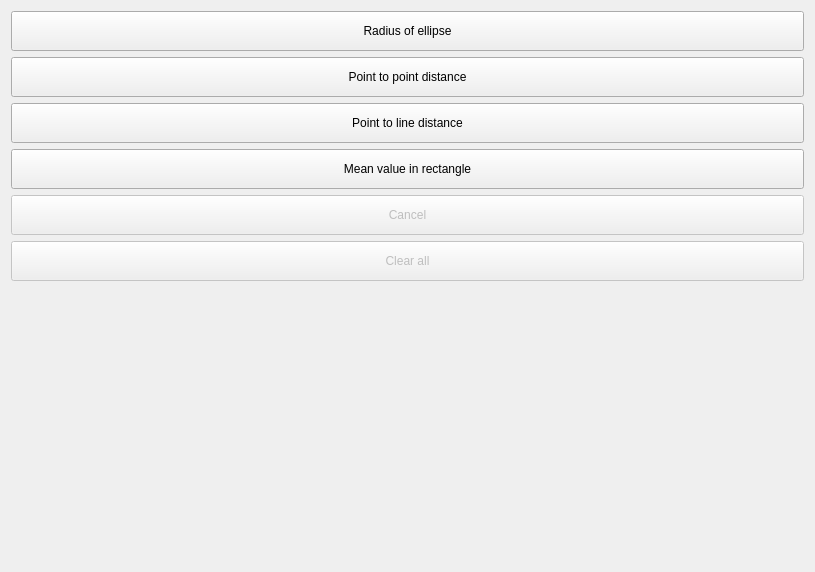
<?xml version="1.0" encoding="UTF-8"?>
<ui version="4.0">
 <class>MeasureTool</class>
 <widget class="QWidget" name="MeasureTool">
  <property name="geometry">
   <rect>
    <x>0</x>
    <y>0</y>
    <width>815</width>
    <height>572</height>
   </rect>
  </property>
  <property name="windowTitle">
   <string>Measurement Tool Demo</string>
  </property>
  <layout class="QHBoxLayout" name="horizontalLayout_2">
   <item>
    <widget class="QSplitter" name="splitter">
     <property name="orientation">
      <enum>Qt::Vertical</enum>
     </property>
     <widget class="QWidget" name="layoutWidget">
      <layout class="QHBoxLayout" name="horizontalLayout">
       <item>
        <widget class="Itom2dQwtPlot" name="dataPlot">
         <property name="keepAspectRatio">
          <bool>true</bool>
         </property>
         <property name="showCenterMarker" stdset="0">
          <bool>true</bool>
         </property>
         <property name="enablePlotting" stdset="0">
          <bool>false</bool>
         </property>
        </widget>
       </item>
       <item>
        <layout class="QVBoxLayout" name="verticalLayout">
         <item>
          <widget class="QPushButton" name="pushButtonRadius">
           <property name="minimumSize">
            <size>
             <width>80</width>
             <height>40</height>
            </size>
           </property>
           <property name="text">
            <string>Radius of ellipse</string>
           </property>
          </widget>
         </item>
         <item>
          <widget class="QPushButton" name="pushButtonDistanceP2P">
           <property name="minimumSize">
            <size>
             <width>80</width>
             <height>40</height>
            </size>
           </property>
           <property name="text">
            <string>Point to point distance</string>
           </property>
          </widget>
         </item>
         <item>
          <widget class="QPushButton" name="pushButtonDistanceP2L">
           <property name="minimumSize">
            <size>
             <width>80</width>
             <height>40</height>
            </size>
           </property>
           <property name="text">
            <string>Point to line distance</string>
           </property>
          </widget>
         </item>
         <item>
          <widget class="QPushButton" name="pushButtonMean">
           <property name="minimumSize">
            <size>
             <width>80</width>
             <height>40</height>
            </size>
           </property>
           <property name="text">
            <string>Mean value in rectangle</string>
           </property>
          </widget>
         </item>
         <item>
          <widget class="QPushButton" name="pushButtonCancel">
           <property name="enabled">
            <bool>false</bool>
           </property>
           <property name="minimumSize">
            <size>
             <width>80</width>
             <height>40</height>
            </size>
           </property>
           <property name="text">
            <string>Cancel</string>
           </property>
          </widget>
         </item>
         <item>
          <widget class="QPushButton" name="pushButtonClearAll">
           <property name="enabled">
            <bool>false</bool>
           </property>
           <property name="minimumSize">
            <size>
             <width>80</width>
             <height>40</height>
            </size>
           </property>
           <property name="text">
            <string>Clear all</string>
           </property>
          </widget>
         </item>
         <item>
          <spacer name="verticalSpacer">
           <property name="orientation">
            <enum>Qt::Vertical</enum>
           </property>
           <property name="sizeHint" stdset="0">
            <size>
             <width>20</width>
             <height>40</height>
            </size>
           </property>
          </spacer>
         </item>
        </layout>
       </item>
      </layout>
     </widget>
     <widget class="EvaluateGeometricsFigure" name="measurementTable">
      <property name="considerOnly2D" stdset="0">
       <bool>true</bool>
      </property>
     </widget>
    </widget>
   </item>
  </layout>
 </widget>
 <customwidgets>
  <customwidget>
   <class>EvaluateGeometricsFigure</class>
   <extends>QMainWindow</extends>
   <header>evaluateGeometrics.h</header>
  </customwidget>
  <customwidget>
   <class>Itom2dQwtPlot</class>
   <extends>QMainWindow</extends>
   <header>itom2dqwtplot.h</header>
  </customwidget>
 </customwidgets>
 <resources/>
 <connections>
  <connection>
   <sender>dataPlot</sender>
   <signal>geometricShapeChanged(int,ito::Shape)</signal>
   <receiver>measurementTable</receiver>
   <slot>geometricShapeChanged(int,ito::Shape)</slot>
   <hints>
    <hint type="sourcelabel">
     <x>344</x>
     <y>213</y>
    </hint>
    <hint type="destinationlabel">
     <x>336</x>
     <y>424</y>
    </hint>
   </hints>
  </connection>
 </connections>
</ui>
